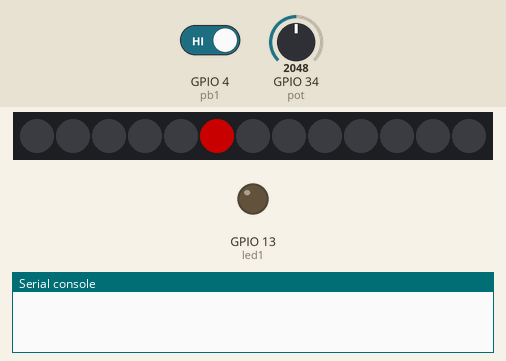
The program below on a simulated ESP32 board running MicroPython. Shown: 13 RGB LEDs in strip order, left to right, output pins drawn as LEDs (lit = HIGH), the last lines printed to the serial console. Dashed ring = blinking. The test bench sets the inputs (shaded band); at power-on: GPIO 4 (pb1) HIGH, GPIO 34 (pot) = 2048 (analog values on the 0–4095 scale). Dim RGB values are drawn brighter than linear.

Above: at 1.2 s.
1.3 s: GPIO 4 (pb1) driven LOW
At 2.31 s:
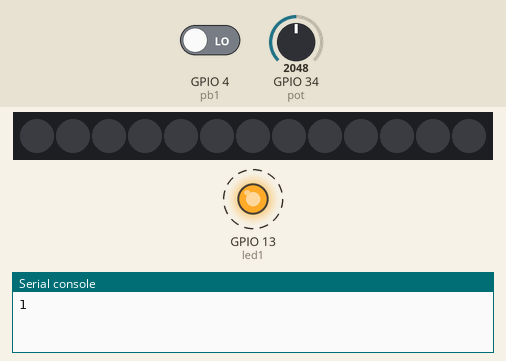
4.2 s: GPIO 34 (pot) set to 0
At 4.52 s:
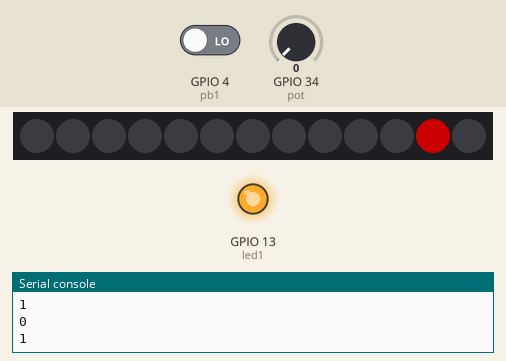
Timing chart, 0 to 11.7 s (numbered marks = the images above; inputs shaded):
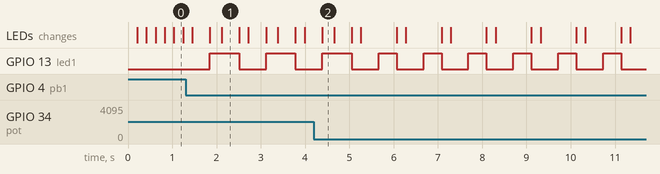

Measured:
- after the input at 1.3 s, GPIO 13 (led1): alternates HIGH for 0.66 s and LOW for 0.61 s, starting after 0.55 s; the LEDs: change after 0.15 s (image 1)

The program:

krav_id_3.py
```python
from machine import Pin, ADC
from time import sleep_ms,sleep
from neopixel import NeoPixel #Importerer de libraries vi behøver
# initialiserer ADC objekt på på pin 34
pot = ADC(Pin(34, Pin.IN),atten=3) # atten 3 = 11dB attenuation (150mV - 2450mV)
pot.atten(ADC.ATTN_11DB) # 11dB attenuation (150mV - 2450mV)
pot.width(ADC.WIDTH_9BIT) # bestemmer opløsningen i bits 12 (111111111111 = 4096)
led1 = Pin(13, Pin.OUT) # Laver instans af Pin objekt til at styre ledl
"""Del 3, ADC.WIDTH_9BIT Bestæmmer hvor mange bit vi kan bruge til vores værdi.
Så på 9 bit, har vi op til 512, 10 bit 1024, 11bit 2048 og 12bit 4096. Så beroende
på hvor hurtigt eller hvor store værdier man ska bruge, bestæmmer man med den kommando.
(Op til 4096.)"""
n = 13 # Mængder pixel i ring
p = 26 #Pin i NeoPixel
np = NeoPixel(Pin(p, Pin.OUT), n) #Skabe NeoPixel instanse
pb1 = Pin(4, Pin.IN)
tal1 = 0
tal2 = 1
npswitch = 0
def clear(): # Definere en funktion at slukke alle lamper
    for i in range(n):
        np[i] = (0, 0 , 0)
        np.write()

def px012(r, g , b): # definition at tænde lamper 0-
    for i in range(tal1,tal2):
        np[i] = (r, g , b)
        np.write()
        sleep_ms(pot_val)

def px012statisk(r, g , b): # definition at tænde lamper 0-
    for i in range(tal1,tal2):
        np[i] = (r, g , b)
        np.write()
        sleep_ms(200)

def blinke():
    px012(100,0,0)
    clear()
def blinkestatisk():
    px012statisk(100,0,0)
    clear()

while True: # starter uendeligt while loop
    pot_val = pot.read() # Gemmer aflæsningen af ADC objektets read metode i variablen pot_val
    spaending = pot_val * (3.3 / 4096) # Udregner spændingen og gemmer i
    if pb1.value() == 0:
        sleep_ms(400)
        led1.value(not led1.value())
        npswitch = led1.value()
        print(npswitch)
    if npswitch == 1:
        blinke()
    if npswitch == 0:
        blinkestatisk()
    ...
    if tal2 < 13:
        tal1 = tal1 + 1
        tal2 = tal2 + 1
    if tal2 == 13:
        tal1 = 11
        tal2 = 12
        sleep_ms(1)
        tal1 = 0
        tal2 = 1
        
```
